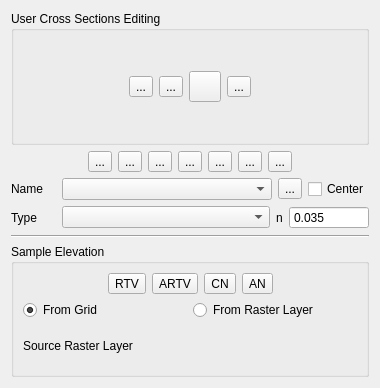
<?xml version="1.0" encoding="UTF-8"?>
<ui version="4.0">
 <class>XsecEditorDialog</class>
 <widget class="QDialog" name="XsecEditorDialog">
  <property name="windowModality">
   <enum>Qt::WindowModal</enum>
  </property>
  <property name="geometry">
   <rect>
    <x>0</x>
    <y>0</y>
    <width>380</width>
    <height>388</height>
   </rect>
  </property>
  <property name="windowTitle">
   <string>Cross-section Editor</string>
  </property>
  <layout class="QGridLayout" name="gridLayout_3">
   <item row="1" column="0">
    <layout class="QGridLayout" name="gridLayout_6">
     <item row="0" column="6">
      <widget class="QToolButton" name="interpolate_channel_n_btn">
       <property name="toolTip">
        <string>&lt;html&gt;&lt;head/&gt;&lt;body&gt;&lt;p&gt;Interpolate channel n-values&lt;/p&gt;&lt;/body&gt;&lt;/html&gt;</string>
       </property>
       <property name="statusTip">
        <string>Interpolate channel n-values</string>
       </property>
       <property name="text">
        <string>...</string>
       </property>
       <property name="icon">
        <iconset>
         <normaloff>../img/interpolate_channel_n.svg</normaloff>../img/interpolate_channel_n.svg</iconset>
       </property>
       <property name="iconSize">
        <size>
         <width>24</width>
         <height>24</height>
        </size>
       </property>
      </widget>
     </item>
     <item row="0" column="4">
      <widget class="QToolButton" name="reassign_rightbanks_btn">
       <property name="toolTip">
        <string>&lt;html&gt;&lt;head/&gt;&lt;body&gt;&lt;p&gt;Import right banks (CHANBANK.DAT)&lt;/p&gt;&lt;/body&gt;&lt;/html&gt;</string>
       </property>
       <property name="statusTip">
        <string>Import right banks (CHANBANK.DAT)</string>
       </property>
       <property name="text">
        <string>...</string>
       </property>
       <property name="icon">
        <iconset>
         <normaloff>../img/import_right_banks.svg</normaloff>../img/import_right_banks.svg</iconset>
       </property>
       <property name="iconSize">
        <size>
         <width>24</width>
         <height>24</height>
        </size>
       </property>
      </widget>
     </item>
     <item row="0" column="3">
      <widget class="QToolButton" name="save_channel_DAT_files_btn">
       <property name="toolTip">
        <string>&lt;html&gt;&lt;head/&gt;&lt;body&gt;&lt;p&gt;Create CHAN.DAT XSEC.DAT, and CHANBANK.DAT&lt;/p&gt;&lt;/body&gt;&lt;/html&gt;</string>
       </property>
       <property name="statusTip">
        <string>Create CHAN.DAT XSEC.DAT, and CHANBANK.DAT</string>
       </property>
       <property name="text">
        <string>...</string>
       </property>
       <property name="icon">
        <iconset>
         <normaloff>../img/export_channels.svg</normaloff>../img/export_channels.svg</iconset>
       </property>
       <property name="iconSize">
        <size>
         <width>24</width>
         <height>24</height>
        </size>
       </property>
      </widget>
     </item>
     <item row="0" column="0">
      <spacer name="horizontalSpacer">
       <property name="orientation">
        <enum>Qt::Horizontal</enum>
       </property>
       <property name="sizeHint" stdset="0">
        <size>
         <width>40</width>
         <height>20</height>
        </size>
       </property>
      </spacer>
     </item>
     <item row="0" column="1">
      <widget class="QToolButton" name="schematize_xs_btn">
       <property name="toolTip">
        <string>Schematize channel</string>
       </property>
       <property name="text">
        <string>...</string>
       </property>
       <property name="icon">
        <iconset>
         <normaloff>../img/schematize_xsec.svg</normaloff>../img/schematize_xsec.svg</iconset>
       </property>
       <property name="iconSize">
        <size>
         <width>24</width>
         <height>24</height>
        </size>
       </property>
      </widget>
     </item>
     <item row="0" column="5">
      <widget class="QToolButton" name="interpolate_xs_btn">
       <property name="toolTip">
        <string>Interpolate bed elevation data</string>
       </property>
       <property name="text">
        <string>...</string>
       </property>
       <property name="icon">
        <iconset>
         <normaloff>../img/interpolate_xsec.svg</normaloff>../img/interpolate_xsec.svg</iconset>
       </property>
       <property name="iconSize">
        <size>
         <width>24</width>
         <height>24</height>
        </size>
       </property>
      </widget>
     </item>
     <item row="0" column="2">
      <widget class="QToolButton" name="schematize_right_bank_btn">
       <property name="toolTip">
        <string>&lt;html&gt;&lt;head/&gt;&lt;body&gt;&lt;p&gt;Schematize user right bank&lt;/p&gt;&lt;/body&gt;&lt;/html&gt;</string>
       </property>
       <property name="text">
        <string>...</string>
       </property>
       <property name="icon">
        <iconset>
         <normaloff>../img/schematize_right_bank.svg</normaloff>../img/schematize_right_bank.svg</iconset>
       </property>
       <property name="iconSize">
        <size>
         <width>24</width>
         <height>24</height>
        </size>
       </property>
      </widget>
     </item>
     <item row="0" column="7">
      <widget class="QToolButton" name="confluences_btn">
       <property name="toolTip">
        <string>Find confluences</string>
       </property>
       <property name="text">
        <string>...</string>
       </property>
       <property name="icon">
        <iconset>
         <normaloff>../img/schematize_confluence.svg</normaloff>../img/schematize_confluence.svg</iconset>
       </property>
       <property name="iconSize">
        <size>
         <width>24</width>
         <height>24</height>
        </size>
       </property>
      </widget>
     </item>
     <item row="0" column="8">
      <spacer name="horizontalSpacer_2">
       <property name="orientation">
        <enum>Qt::Horizontal</enum>
       </property>
       <property name="sizeHint" stdset="0">
        <size>
         <width>40</width>
         <height>20</height>
        </size>
       </property>
      </spacer>
     </item>
    </layout>
   </item>
   <item row="5" column="0">
    <widget class="QGroupBox" name="groupBox">
     <property name="title">
      <string>Sample Elevation</string>
     </property>
     <layout class="QVBoxLayout" name="verticalLayout">
      <item>
       <layout class="QHBoxLayout" name="horizontalLayout_3">
        <item>
         <spacer name="horizontalSpacer_5">
          <property name="orientation">
           <enum>Qt::Horizontal</enum>
          </property>
          <property name="sizeHint" stdset="0">
           <size>
            <width>40</width>
            <height>20</height>
           </size>
          </property>
         </spacer>
        </item>
        <item>
         <widget class="QToolButton" name="sample_elevation_current_R_T_V_btn">
          <property name="toolTip">
           <string>&lt;html&gt;&lt;head/&gt;&lt;body&gt;&lt;p&gt;Sample current bank elevation for R,T or V cross section&lt;/p&gt;&lt;/body&gt;&lt;/html&gt;</string>
          </property>
          <property name="statusTip">
           <string>Sample current bank elevation for R,T or V cross section</string>
          </property>
          <property name="text">
           <string>RTV</string>
          </property>
          <property name="icon">
           <iconset>
            <normaloff>../img/sample_channel_current_RTV.svg</normaloff>../img/sample_channel_current_RTV.svg</iconset>
          </property>
          <property name="iconSize">
           <size>
            <width>24</width>
            <height>24</height>
           </size>
          </property>
         </widget>
        </item>
        <item>
         <widget class="QToolButton" name="sample_elevation_all_R_T_V_btn">
          <property name="toolTip">
           <string>&lt;html&gt;&lt;head/&gt;&lt;body&gt;&lt;p&gt;Sample bank elevation for all R,T or V cross sections&lt;/p&gt;&lt;/body&gt;&lt;/html&gt;</string>
          </property>
          <property name="statusTip">
           <string>Sample bank elevation for all R,T or V cross sections</string>
          </property>
          <property name="text">
           <string>ARTV</string>
          </property>
          <property name="icon">
           <iconset>
            <normaloff>../img/sample_channel_all_RTV.svg</normaloff>../img/sample_channel_all_RTV.svg</iconset>
          </property>
          <property name="iconSize">
           <size>
            <width>24</width>
            <height>24</height>
           </size>
          </property>
         </widget>
        </item>
        <item>
         <widget class="QToolButton" name="sample_elevation_current_natural_btn">
          <property name="toolTip">
           <string>&lt;html&gt;&lt;head/&gt;&lt;body&gt;&lt;p&gt;Sample current natural cross section elevation&lt;/p&gt;&lt;/body&gt;&lt;/html&gt;</string>
          </property>
          <property name="statusTip">
           <string>Sample current natural cross section elevation</string>
          </property>
          <property name="text">
           <string>CN</string>
          </property>
          <property name="icon">
           <iconset>
            <normaloff>../img/sample_channel_current_natural.svg</normaloff>../img/sample_channel_current_natural.svg</iconset>
          </property>
          <property name="iconSize">
           <size>
            <width>24</width>
            <height>24</height>
           </size>
          </property>
         </widget>
        </item>
        <item>
         <widget class="QToolButton" name="sample_elevation_all_natural_btn">
          <property name="toolTip">
           <string>&lt;html&gt;&lt;head/&gt;&lt;body&gt;&lt;p&gt;Sample all natural cross sections elevation&lt;/p&gt;&lt;/body&gt;&lt;/html&gt;</string>
          </property>
          <property name="statusTip">
           <string>Sample all natural cross sections elevation</string>
          </property>
          <property name="text">
           <string>AN</string>
          </property>
          <property name="icon">
           <iconset>
            <normaloff>../img/sample_channel_all_natural.svg</normaloff>../img/sample_channel_all_natural.svg</iconset>
          </property>
          <property name="iconSize">
           <size>
            <width>24</width>
            <height>24</height>
           </size>
          </property>
         </widget>
        </item>
        <item>
         <spacer name="horizontalSpacer_6">
          <property name="orientation">
           <enum>Qt::Horizontal</enum>
          </property>
          <property name="sizeHint" stdset="0">
           <size>
            <width>40</width>
            <height>20</height>
           </size>
          </property>
         </spacer>
        </item>
       </layout>
      </item>
      <item>
       <layout class="QHBoxLayout" name="horizontalLayout_2">
        <item>
         <widget class="QRadioButton" name="grid_radio_btn">
          <property name="text">
           <string>From Grid</string>
          </property>
          <property name="checked">
           <bool>true</bool>
          </property>
         </widget>
        </item>
        <item>
         <widget class="QRadioButton" name="raster_radio_btn">
          <property name="text">
           <string>From Raster Layer</string>
          </property>
         </widget>
        </item>
       </layout>
      </item>
      <item>
       <layout class="QHBoxLayout" name="source_raster_layout">
        <item>
         <widget class="QLabel" name="label_2">
          <property name="text">
           <string>Source Raster Layer</string>
          </property>
         </widget>
        </item>
       </layout>
      </item>
     </layout>
    </widget>
   </item>
   <item row="2" column="0">
    <layout class="QHBoxLayout" name="horizontalLayout">
     <property name="bottomMargin">
      <number>0</number>
     </property>
     <item>
      <widget class="QLabel" name="label">
       <property name="minimumSize">
        <size>
         <width>45</width>
         <height>0</height>
        </size>
       </property>
       <property name="text">
        <string>Name</string>
       </property>
      </widget>
     </item>
     <item>
      <widget class="QComboBox" name="xs_cbo">
       <property name="sizePolicy">
        <sizepolicy hsizetype="MinimumExpanding" vsizetype="Fixed">
         <horstretch>0</horstretch>
         <verstretch>0</verstretch>
        </sizepolicy>
       </property>
       <property name="minimumSize">
        <size>
         <width>0</width>
         <height>0</height>
        </size>
       </property>
      </widget>
     </item>
     <item>
      <widget class="QToolButton" name="rename_xs_btn">
       <property name="text">
        <string>...</string>
       </property>
       <property name="icon">
        <iconset>
         <normaloff>../img/change_name.svg</normaloff>../img/change_name.svg</iconset>
       </property>
      </widget>
     </item>
     <item>
      <widget class="QCheckBox" name="xs_center_chbox">
       <property name="text">
        <string>Center</string>
       </property>
      </widget>
     </item>
    </layout>
   </item>
   <item row="0" column="0">
    <widget class="QGroupBox" name="user_cross_section_grp">
     <property name="title">
      <string>User Cross Sections Editing</string>
     </property>
     <layout class="QGridLayout" name="gridLayout_2">
      <item row="0" column="0">
       <layout class="QGridLayout" name="gridLayout">
        <item row="0" column="2">
         <widget class="QToolButton" name="save_xs_changes_btn">
          <property name="toolTip">
           <string>&lt;html&gt;&lt;head/&gt;&lt;body&gt;&lt;p&gt;Save current cross-section (Users Layers)&lt;/p&gt;&lt;/body&gt;&lt;/html&gt;</string>
          </property>
          <property name="text">
           <string>...</string>
          </property>
          <property name="icon">
           <iconset>
            <normaloff>../img/mActionSaveAllEdits.svg</normaloff>../img/mActionSaveAllEdits.svg</iconset>
          </property>
          <property name="iconSize">
           <size>
            <width>24</width>
            <height>24</height>
           </size>
          </property>
         </widget>
        </item>
        <item row="0" column="4">
         <widget class="QToolButton" name="delete_btn">
          <property name="focusPolicy">
           <enum>Qt::StrongFocus</enum>
          </property>
          <property name="toolTip">
           <string>&lt;html&gt;&lt;head/&gt;&lt;body&gt;&lt;p&gt;Delete current cross-section (Users Layers)&lt;/p&gt;&lt;/body&gt;&lt;/html&gt;</string>
          </property>
          <property name="text">
           <string>...</string>
          </property>
          <property name="icon">
           <iconset>
            <normaloff>../img/mActionDeleteSelected.svg</normaloff>../img/mActionDeleteSelected.svg</iconset>
          </property>
          <property name="iconSize">
           <size>
            <width>24</width>
            <height>24</height>
           </size>
          </property>
         </widget>
        </item>
        <item row="0" column="1">
         <widget class="QToolButton" name="digitize_btn">
          <property name="toolTip">
           <string>&lt;html&gt;&lt;head/&gt;&lt;body&gt;&lt;p&gt;Add &amp;quot;Cross-sections&amp;quot;  lines  (Users Layer)&lt;/p&gt;&lt;/body&gt;&lt;/html&gt;</string>
          </property>
          <property name="text">
           <string>...</string>
          </property>
          <property name="icon">
           <iconset>
            <normaloff>../img/mActionCaptureLine.svg</normaloff>../img/mActionCaptureLine.svg</iconset>
          </property>
          <property name="iconSize">
           <size>
            <width>24</width>
            <height>24</height>
           </size>
          </property>
         </widget>
        </item>
        <item row="0" column="0">
         <spacer name="horizontalSpacer_3">
          <property name="orientation">
           <enum>Qt::Horizontal</enum>
          </property>
          <property name="sizeHint" stdset="0">
           <size>
            <width>40</width>
            <height>20</height>
           </size>
          </property>
         </spacer>
        </item>
        <item row="0" column="3">
         <widget class="QToolButton" name="revert_changes_btn">
          <property name="maximumSize">
           <size>
            <width>16777215</width>
            <height>16777215</height>
           </size>
          </property>
          <property name="toolTip">
           <string>&lt;html&gt;&lt;head/&gt;&lt;body&gt;&lt;p&gt;Revert unsaved changes for current cross-section (Users Layers)&lt;/p&gt;&lt;/body&gt;&lt;/html&gt;</string>
          </property>
          <property name="text">
           <string/>
          </property>
          <property name="icon">
           <iconset>
            <normaloff>../img/mActionUndo.svg</normaloff>../img/mActionUndo.svg</iconset>
          </property>
          <property name="iconSize">
           <size>
            <width>24</width>
            <height>24</height>
           </size>
          </property>
         </widget>
        </item>
        <item row="0" column="5">
         <spacer name="horizontalSpacer_4">
          <property name="orientation">
           <enum>Qt::Horizontal</enum>
          </property>
          <property name="sizeHint" stdset="0">
           <size>
            <width>40</width>
            <height>20</height>
           </size>
          </property>
         </spacer>
        </item>
       </layout>
      </item>
     </layout>
    </widget>
   </item>
   <item row="3" column="0">
    <layout class="QGridLayout" name="gridLayout_4">
     <property name="bottomMargin">
      <number>0</number>
     </property>
     <item row="0" column="2">
      <widget class="QLabel" name="label_5">
       <property name="maximumSize">
        <size>
         <width>200</width>
         <height>16777215</height>
        </size>
       </property>
       <property name="text">
        <string>n</string>
       </property>
      </widget>
     </item>
     <item row="0" column="0">
      <widget class="QLabel" name="label_6">
       <property name="minimumSize">
        <size>
         <width>45</width>
         <height>0</height>
        </size>
       </property>
       <property name="maximumSize">
        <size>
         <width>16777215</width>
         <height>16777215</height>
        </size>
       </property>
       <property name="text">
        <string>Type</string>
       </property>
      </widget>
     </item>
     <item row="0" column="1">
      <widget class="QComboBox" name="xs_type_cbo">
       <property name="sizePolicy">
        <sizepolicy hsizetype="MinimumExpanding" vsizetype="Fixed">
         <horstretch>0</horstretch>
         <verstretch>0</verstretch>
        </sizepolicy>
       </property>
       <property name="maximumSize">
        <size>
         <width>16777215</width>
         <height>16777215</height>
        </size>
       </property>
      </widget>
     </item>
     <item row="0" column="3">
      <widget class="QDoubleSpinBox" name="n_sbox">
       <property name="sizePolicy">
        <sizepolicy hsizetype="Minimum" vsizetype="Fixed">
         <horstretch>0</horstretch>
         <verstretch>0</verstretch>
        </sizepolicy>
       </property>
       <property name="minimumSize">
        <size>
         <width>80</width>
         <height>0</height>
        </size>
       </property>
       <property name="buttonSymbols">
        <enum>QAbstractSpinBox::NoButtons</enum>
       </property>
       <property name="decimals">
        <number>3</number>
       </property>
       <property name="maximum">
        <double>1.000000000000000</double>
       </property>
       <property name="singleStep">
        <double>0.000000000000000</double>
       </property>
       <property name="value">
        <double>0.035000000000000</double>
       </property>
      </widget>
     </item>
    </layout>
   </item>
   <item row="4" column="0">
    <widget class="Line" name="line">
     <property name="orientation">
      <enum>Qt::Horizontal</enum>
     </property>
    </widget>
   </item>
  </layout>
 </widget>
 <resources/>
 <connections/>
</ui>
